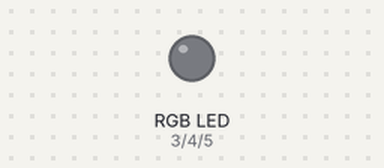
The sketch below on a simulated Arduino Uno, built with avr-gcc and run on an emulated ATmega328P. Parts: an RGB LED mixed from three pins (HIGH = lit). Dim RGB values are drawn brighter than linear.

Above: at 0.06 s.
At 6.44 s:
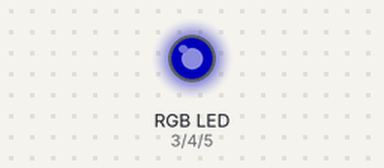
At 14.18 s:
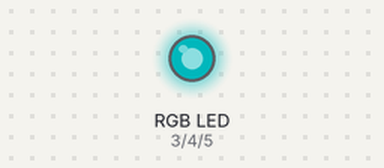
At 19.36 s:
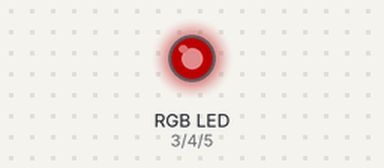
At 29.68 s:
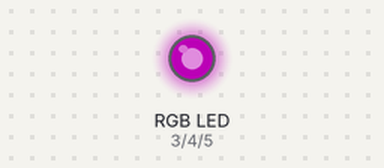
At 39.86 s:
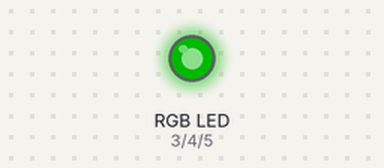
Timing chart, 0 to 40.0 s (numbered marks = the images above):
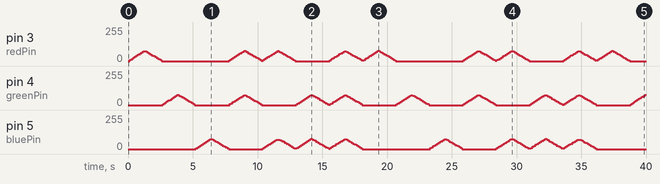

The sketch:

RGB_LEDs.ino
```cpp
#include "RGBLED.h"

const int redPin = 3;
const int greenPin = 4;
const int bluePin = 5;

RGBLED *LED;

void setup()
{
  LED = new RGBLED(redPin, greenPin, bluePin);
  LED->SetColour(255, 0, 255);
  Serial.begin(9600);
  // set the digital pin as output:
  pinMode(redPin, OUTPUT);
  pinMode(greenPin, OUTPUT);
  pinMode(bluePin, OUTPUT);
}

int currentMode = 2;

void loop()
{
  if(currentMode == 0)
  {
    LED->TurnOnChannels();
  }
  else if(currentMode == 1)
  {
     LED->Breathe(3000);
  }
  else if(currentMode == 2)
  {
    LED->SetColour(255, 0, 0);
    LED->Breathe(3000);
    LED->SetColour(0, 255, 0);
    LED->Breathe(3000);
    LED->SetColour(0, 0, 255);
    LED->Breathe(3000);
    LED->SetColour(255, 255, 0);
    LED->Breathe(3000);
    LED->SetColour(255, 0, 255);
    LED->Breathe(3000);
    LED->SetColour(0, 255, 255);
    LED->Breathe(3000);
    LED->SetColour(255, 255, 255);
    LED->Breathe(3000);
  }
}
```

GlowDirection.h
```cpp
enum GlowDirection
{
    UP = 0,
    DOWN = 1,
};
```

RGBLED.cpp
```cpp
#include "Arduino.h"
#include "RGBLED.h"

const int MAX_CHANNEL_VALUE = 255;
const int MIN_CHANNEL_VALUE = 0;

RGBLED::RGBLED(int redPin, int greenPin, int bluePin)
{
    ColourChannelPins[0] = redPin; ColourChannelPins[1] = greenPin; ColourChannelPins[2] = bluePin;
}

void RGBLED::TurnOnChannels()
{
    TurnOnRedColourChannel();
    TurnOnGreenColourChannel();
    TurnOnBlueColourChannel();
}

void RGBLED::TurnOnRedColourChannel()
{
    TurnOnColourChannel(ColourChannelPins[0], RedChannelValue);
}

void RGBLED::TurnOnGreenColourChannel()
{
    TurnOnColourChannel(ColourChannelPins[1], GreenChannelValue);
}

void RGBLED::TurnOnBlueColourChannel()
{
    TurnOnColourChannel(ColourChannelPins[2], BlueChannelValue);
}

void RGBLED::TurnOnRedColourChannel(int overrideValue)
{
    TurnOnColourChannel(ColourChannelPins[0], overrideValue);
}

void RGBLED::TurnOnGreenColourChannel(int overrideValue)
{
    TurnOnColourChannel(ColourChannelPins[1], overrideValue);
}

void RGBLED::TurnOnBlueColourChannel(int overrideValue)
{
    TurnOnColourChannel(ColourChannelPins[2], overrideValue);
}

void CheckAndSetColourChannel(int *channel, int value)
{
    if(value > MAX_CHANNEL_VALUE) value = MAX_CHANNEL_VALUE;
    else if(value < MIN_CHANNEL_VALUE) value = MIN_CHANNEL_VALUE;
    *channel = value;
}

void RGBLED::SetColour(int red, int green, int blue)
{
    CheckAndSetColourChannel(&RedChannelValue, red);
    CheckAndSetColourChannel(&GreenChannelValue, green);
    CheckAndSetColourChannel(&BlueChannelValue, blue);
}

void RGBLED::TurnOnColourChannel(int pin, int value)
{
    if(value == MIN_CHANNEL_VALUE)
    {
        digitalWrite(pin, LOW);
        delayMicroseconds(MAX_CHANNEL_VALUE);
        return;
    }
    digitalWrite(pin, HIGH);
    delayMicroseconds(value);
    digitalWrite(pin, LOW);
    delayMicroseconds(MAX_CHANNEL_VALUE-value);
}

void RGBLED::Breathe(int millisecondDuration)
{
    millisecondDuration /= 2;
    GlowUp(millisecondDuration);
    GlowDown(millisecondDuration);
}

void RGBLED::GlowUp(int millisecondDuration)
{
    GlowInternal(millisecondDuration, GlowDirection::UP);
}

void RGBLED::GlowDown(int millisecondDuration)
{
    GlowInternal(millisecondDuration, GlowDirection::DOWN);
}

void RGBLED::GlowInternal(int millisecondDuration, GlowDirection direction)
{
    double cycles = cyclesToMilliseconds * millisecondDuration;
    double redStepSize = RedChannelValue/cycles;
    double greenStepSize = GreenChannelValue/cycles;
    double blueStepSize = BlueChannelValue/cycles;
    for(int i = 0; i < cycles; i++)
    {
        auto redDelta = i*redStepSize;
        auto greenDelta =  i*greenStepSize;
        auto blueDelta = i*blueStepSize;
        if(direction == GlowDirection::DOWN)
        {
            TurnOnRedColourChannel(RedChannelValue - redDelta);
            TurnOnGreenColourChannel(GreenChannelValue - greenDelta);
            TurnOnBlueColourChannel(BlueChannelValue - blueDelta);
        }
        else
        {
            TurnOnRedColourChannel(redDelta);
            TurnOnGreenColourChannel(greenDelta);
            TurnOnBlueColourChannel(blueDelta);
        }
    }
}
```

RGBLED.h
```cpp
#include "GlowDirection.h"

class RGBLED
{
    public:
        void SetColour(int red, int green, int blue);
        void TurnOnChannels();
        void GlowUp(int millisecondDuration);
        void GlowDown(int millisecondDuration);
        void Breathe(int millisecondDuration);
        RGBLED(int redPin, int greenPin, int bluePin);

    private:
        int ColourChannelPins[3];
        int RedChannelValue = 0;
        int BlueChannelValue = 0;
        int GreenChannelValue = 0;

        static const double cyclesToMilliseconds = 1000/(255*3);

        RGBLED();
        void TurnOnColourChannel(int pin, int value);
        void TurnOnRedColourChannel();
        void TurnOnGreenColourChannel();
        void TurnOnBlueColourChannel();
        void TurnOnRedColourChannel(int overrideValue);
        void TurnOnGreenColourChannel(int overrideValue);
        void TurnOnBlueColourChannel(int overrideValue);
        void GlowInternal(int millisecondDuration, GlowDirection direction);
};
```

Measured:
- by itself, pin 5 (bluePin): 0/255 → 6/255 at 5.2 s, → 14/255 0.12 s later, → 21/255 0.12 s later, → 29/255 0.12 s later, … (165 changes in this stretch)
